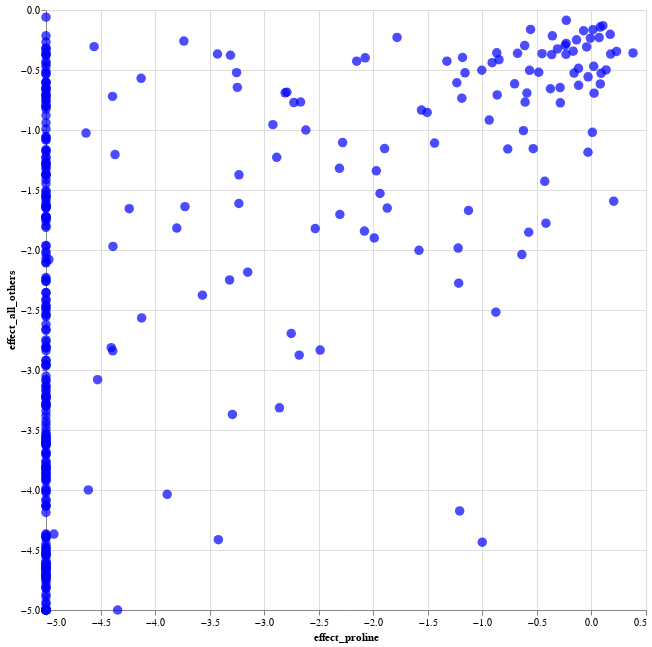

Notebook code cell kept with this figure:
### Code cell
# Display the plot
chart.display()

### Figure 1 — Vega-Lite specification as saved in the notebook (floating-point values rounded to 4 significant figures; data arrays with more than 128 entries replaced by an {"elided": "..."} marker saying what was removed)
{"config": {"view": {"continuousWidth": 300, "continuousHeight": 300}}, "data": {"name": "data-87ede575835b1ad8d1bfea7ccefe753a"}, "mark": {"type": "circle", "size": 90}, "encoding": {"color": {"condition": {"test": "(datum.native_residue === 'H270')", "value": "red"}, "value": "blue"}, "tooltip": [{"field": "wildtype", "type": "nominal"}, {"field": "times_seen", "type": "quantitative"}, {"field": "effect_proline", "type": "quantitative"}, {"field": "effect_all_others", "type": "quantitative"}], "x": {"field": "effect_proline", "type": "quantitative"}, "y": {"field": "effect_all_others", "type": "quantitative"}}, "height": 600, "width": 600, "$schema": "https://vega.github.io/schema/vega-lite/v5.15.1.json", "datasets": {"data-87ede575835b1ad8d1bfea7ccefe753a": {"elided": "402 records"}}}
